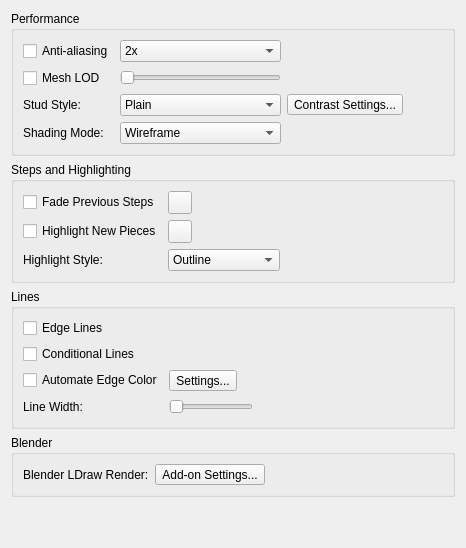
     <widget class="QWidget" name="tabRendering">
      <property name="whatsThis">
       <string>&lt;p&gt;&lt;b&gt;Rendering Preferences&lt;/b&gt;&lt;/p&gt;&lt;p&gt;Control shading, stud geometry, selection appearance, edges, and step effects. Some options are unavailable when the graphics system does not support them.&lt;/p&gt;</string>
      </property>
      <attribute name="title">
       <string>Rendering</string>
      </attribute>
      <layout class="QVBoxLayout" name="verticalLayout_8">
       <item>
        <widget class="QGroupBox" name="PerformanceGroup">
         <property name="title">
          <string>Performance</string>
         </property>
         <layout class="QGridLayout" name="PerformanceLayout">
          <item row="0" column="0">
           <widget class="QCheckBox" name="antiAliasing">
            <property name="toolTip">
             <string>Smooth jagged edges in model views; changes require restarting LeoCAD+.</string>
            </property>
            <property name="text">
             <string>Anti-aliasing</string>
            </property>
           </widget>
          </item>
          <item row="0" column="1">
           <widget class="QComboBox" name="antiAliasingSamples">
            <property name="accessibleName">
             <string>Antialiasing Samples</string>
            </property>
            <property name="toolTip">
             <string>Choose the antialiasing sample count; more samples can use more graphics resources.</string>
            </property>
            <item>
             <property name="text">
              <string>2x</string>
             </property>
            </item>
            <item>
             <property name="text">
              <string>4x</string>
             </property>
            </item>
            <item>
             <property name="text">
              <string>8x</string>
             </property>
            </item>
           </widget>
          </item>
          <item row="1" column="0">
           <widget class="QCheckBox" name="MeshLOD">
            <property name="toolTip">
             <string>Use simpler meshes for distant pieces to improve display performance.</string>
            </property>
            <property name="text">
             <string>Mesh LOD</string>
            </property>
           </widget>
          </item>
          <item row="1" column="1">
           <widget class="QSlider" name="MeshLODSlider">
            <property name="accessibleName">
             <string>Mesh Detail Distance</string>
            </property>
            <property name="toolTip">
             <string>Set the distance in LDraw units at which simpler piece meshes are used.</string>
            </property>
            <property name="sizePolicy">
             <sizepolicy hsizetype="Minimum" vsizetype="Fixed">
              <horstretch>0</horstretch>
              <verstretch>0</verstretch>
             </sizepolicy>
            </property>
            <property name="orientation">
             <enum>Qt::Orientation::Horizontal</enum>
            </property>
            <property name="tickPosition">
             <enum>QSlider::TickPosition::NoTicks</enum>
            </property>
           </widget>
          </item>
          <item row="1" column="2">
           <widget class="QLabel" name="MeshLODLabel">
            <property name="text">
             <string/>
            </property>
           </widget>
          </item>
          <item row="2" column="0">
           <widget class="QLabel" name="label_24">
            <property name="toolTip">
             <string>Choose stud geometry and the high contrast stud styles.</string>
            </property>
            <property name="buddy">
             <cstring>studStyleCombo</cstring>
            </property>
            <property name="text">
             <string>Stud Style:</string>
            </property>
           </widget>
          </item>
          <item row="2" column="1">
           <widget class="QComboBox" name="studStyleCombo">
            <property name="accessibleName">
             <string>Stud Style</string>
            </property>
            <property name="toolTip">
             <string>Choose stud geometry and the high contrast stud styles.</string>
            </property>
            <item>
             <property name="text">
              <string>Plain</string>
             </property>
            </item>
            <item>
             <property name="text">
              <string>Thin Lines Logo</string>
             </property>
            </item>
            <item>
             <property name="text">
              <string>Outline Logo</string>
             </property>
            </item>
            <item>
             <property name="text">
              <string>Sharp Top Logo</string>
             </property>
            </item>
            <item>
             <property name="text">
              <string>Rounded Top Logo</string>
             </property>
            </item>
            <item>
             <property name="text">
              <string>Flattened Logo</string>
             </property>
            </item>
            <item>
             <property name="text">
              <string>High Contrast</string>
             </property>
            </item>
            <item>
             <property name="text">
              <string>High Contrast with Logo</string>
             </property>
            </item>
           </widget>
          </item>
          <item row="2" column="2">
           <widget class="QToolButton" name="HighContrastButton">
            <property name="toolTip">
             <string>Configure colors and the light/dark threshold for high contrast stud styles.</string>
            </property>
            <property name="text">
             <string>Contrast Settings...</string>
            </property>
           </widget>
          </item>
          <item row="3" column="0">
           <widget class="QLabel" name="label_3">
            <property name="toolTip">
             <string>Choose how piece surfaces and edges are drawn in model views.</string>
            </property>
            <property name="buddy">
             <cstring>ShadingMode</cstring>
            </property>
            <property name="text">
             <string>Shading Mode:</string>
            </property>
           </widget>
          </item>
          <item row="3" column="1">
           <widget class="QComboBox" name="ShadingMode">
            <property name="accessibleName">
             <string>Shading Mode</string>
            </property>
            <property name="toolTip">
             <string>Choose how piece surfaces and edges are drawn in model views.</string>
            </property>
            <item>
             <property name="text">
              <string>Wireframe</string>
             </property>
            </item>
            <item>
             <property name="text">
              <string>Flat Shading</string>
             </property>
            </item>
            <item>
             <property name="text">
              <string>Default Lights</string>
             </property>
            </item>
           </widget>
          </item>
          <item row="0" column="3">
           <spacer name="horizontalSpacer_2">
            <property name="orientation">
             <enum>Qt::Orientation::Horizontal</enum>
            </property>
            <property name="sizeHint" stdset="0">
             <size>
              <width>40</width>
              <height>20</height>
             </size>
            </property>
           </spacer>
          </item>
         </layout>
        </widget>
       </item>
       <item>
        <widget class="QGroupBox" name="StepsGroup">
         <property name="title">
          <string>Steps and Highlighting</string>
         </property>
         <layout class="QGridLayout" name="StepsLayout">
          <item row="0" column="0">
           <widget class="QCheckBox" name="FadeSteps">
            <property name="toolTip">
             <string>Tint pieces from previous building steps with the chosen fade color.</string>
            </property>
            <property name="text">
             <string>Fade Previous Steps</string>
            </property>
           </widget>
          </item>
          <item row="0" column="1">
           <widget class="QToolButton" name="FadeStepsColor">
            <property name="accessibleName">
             <string>Previous Step Color</string>
            </property>
            <property name="toolTip">
             <string>Choose the tint used for pieces from previous steps.</string>
            </property>
            <property name="text">
             <string/>
            </property>
           </widget>
          </item>
          <item row="1" column="0">
           <widget class="QCheckBox" name="HighlightNewParts">
            <property name="toolTip">
             <string>Highlight pieces introduced in the current building step.</string>
            </property>
            <property name="text">
             <string>Highlight New Pieces</string>
            </property>
           </widget>
          </item>
          <item row="1" column="1">
           <widget class="QToolButton" name="HighlightNewPartsColor">
            <property name="accessibleName">
             <string>New Piece Highlight Color</string>
            </property>
            <property name="toolTip">
             <string>Choose the highlight color for pieces in the current step.</string>
            </property>
            <property name="text">
             <string/>
            </property>
           </widget>
          </item>
          <item row="2" column="0">
           <widget class="QLabel" name="HighlightRenderModeLabel">
            <property name="whatsThis">
             <string>&lt;p&gt;&lt;b&gt;Highlight Style&lt;/b&gt;&lt;/p&gt;&lt;p&gt;Choose how selected pieces and pieces added in the current step are highlighted in the viewport. Outline uses fading outlines in the selection, focus, or new-piece highlight color. Selected pieces also receive a faint fill over obscured portions. Tint and Edges uses tinted faces and colored edges for selection, and colored edges for new pieces.&lt;/p&gt;&lt;p&gt;New-piece highlighting requires Highlight New Pieces. Wireframe views, image exports, and systems without outline support use Tint and Edges.&lt;/p&gt;</string>
            </property>
            <property name="toolTip">
             <string>Choose how selected pieces and new pieces are highlighted in the viewport.</string>
            </property>
            <property name="text">
             <string>Highlight Style:</string>
            </property>
            <property name="buddy">
             <cstring>HighlightRenderMode</cstring>
            </property>
           </widget>
          </item>
          <item row="2" column="1">
           <widget class="QComboBox" name="HighlightRenderMode">
            <property name="accessibleName">
             <string>Highlight Style</string>
            </property>
            <property name="whatsThis">
             <string>&lt;p&gt;&lt;b&gt;Highlight Style&lt;/b&gt;&lt;/p&gt;&lt;p&gt;Choose how selected pieces and pieces added in the current step are highlighted in the viewport. Outline uses fading outlines in the selection, focus, or new-piece highlight color. Selected pieces also receive a faint fill over obscured portions. Tint and Edges uses tinted faces and colored edges for selection, and colored edges for new pieces.&lt;/p&gt;&lt;p&gt;New-piece highlighting requires Highlight New Pieces. Wireframe views, image exports, and systems without outline support use Tint and Edges.&lt;/p&gt;</string>
            </property>
            <property name="toolTip">
             <string>Choose how selected pieces and new pieces are highlighted in the viewport.</string>
            </property>
            <item>
             <property name="text">
              <string>Outline</string>
             </property>
            </item>
            <item>
             <property name="text">
              <string>Tint and Edges</string>
             </property>
            </item>
           </widget>
          </item>
          <item row="0" column="3">
           <spacer name="StepsSpacer">
            <property name="orientation">
             <enum>Qt::Orientation::Horizontal</enum>
            </property>
            <property name="sizeHint" stdset="0">
             <size>
              <width>40</width>
              <height>20</height>
             </size>
            </property>
           </spacer>
          </item>
         </layout>
        </widget>
       </item>
       <item>
        <widget class="QGroupBox" name="groupBox_8">
         <property name="title">
          <string>Lines</string>
         </property>
         <layout class="QGridLayout" name="gridLayout_5">
          <item row="3" column="2">
           <widget class="QLabel" name="LineWidthLabel">
            <property name="text">
             <string/>
            </property>
           </widget>
          </item>
          <item row="1" column="0">
           <widget class="QCheckBox" name="ConditionalLinesCheckBox">
            <property name="toolTip">
             <string>Draw conditional lines where needed to show curved piece surfaces.</string>
            </property>
            <property name="text">
             <string>Conditional Lines</string>
            </property>
           </widget>
          </item>
          <item row="3" column="3">
           <spacer name="horizontalSpacer_9">
            <property name="orientation">
             <enum>Qt::Orientation::Horizontal</enum>
            </property>
            <property name="sizeHint" stdset="0">
             <size>
              <width>40</width>
              <height>20</height>
             </size>
            </property>
           </spacer>
          </item>
          <item row="3" column="0">
           <widget class="QLabel" name="label_26">
            <property name="toolTip">
             <string>Set edge-line width within the range supported by the graphics system.</string>
            </property>
            <property name="buddy">
             <cstring>LineWidthSlider</cstring>
            </property>
            <property name="text">
             <string>Line Width:</string>
            </property>
           </widget>
          </item>
          <item row="3" column="1">
           <widget class="QSlider" name="LineWidthSlider">
            <property name="accessibleName">
             <string>Line Width</string>
            </property>
            <property name="toolTip">
             <string>Set edge-line width within the range supported by the graphics system.</string>
            </property>
            <property name="sizePolicy">
             <sizepolicy hsizetype="Minimum" vsizetype="Fixed">
              <horstretch>0</horstretch>
              <verstretch>0</verstretch>
             </sizepolicy>
            </property>
            <property name="orientation">
             <enum>Qt::Orientation::Horizontal</enum>
            </property>
            <property name="tickPosition">
             <enum>QSlider::TickPosition::NoTicks</enum>
            </property>
           </widget>
          </item>
          <item row="0" column="0">
           <widget class="QCheckBox" name="edgeLines">
            <property name="toolTip">
             <string>Draw the edge lines defined by each piece.</string>
            </property>
            <property name="text">
             <string>Edge Lines</string>
            </property>
           </widget>
          </item>
          <item row="2" column="0">
           <widget class="QCheckBox" name="AutomateEdgeColor">
            <property name="toolTip">
             <string>Calculate edge colors from piece colors instead of using their defined edge colors.</string>
            </property>
            <property name="text">
             <string>Automate Edge Color</string>
            </property>
           </widget>
          </item>
          <item row="2" column="1">
           <widget class="QToolButton" name="AutomateEdgeColorButton">
            <property name="toolTip">
             <string>Configure the contrast and saturation used for automated edge colors.</string>
            </property>
            <property name="text">
             <string>Settings...</string>
            </property>
           </widget>
          </item>
         </layout>
        </widget>
       </item>
       <item>
        <widget class="QGroupBox" name="BlenderGroup">
         <property name="title">
          <string>Blender</string>
         </property>
         <layout class="QGridLayout" name="BlenderLayout">
          <item row="0" column="0">
           <widget class="QLabel" name="label_39">
            <property name="whatsThis">
             <string>&lt;p&gt;&lt;b&gt;Blender Add-on Settings&lt;/b&gt;&lt;/p&gt;&lt;p&gt;Open the separate Blender configuration dialog. Its Apply action saves its settings independently of Preferences, and choosing an executable or importer can configure Blender immediately.&lt;/p&gt;</string>
            </property>
            <property name="toolTip">
             <string>Configure Blender and its LDraw import and render add-ons.</string>
            </property>
            <property name="buddy">
             <cstring>BlenderAddonSettingsButton</cstring>
            </property>
            <property name="text">
             <string>Blender LDraw Render:</string>
            </property>
           </widget>
          </item>
          <item row="0" column="1">
           <widget class="QToolButton" name="BlenderAddonSettingsButton">
            <property name="accessibleName">
             <string>Blender LDraw Render</string>
            </property>
            <property name="whatsThis">
             <string>&lt;p&gt;&lt;b&gt;Blender Add-on Settings&lt;/b&gt;&lt;/p&gt;&lt;p&gt;Open the separate Blender configuration dialog. Its Apply action saves its settings independently of Preferences, and choosing an executable or importer can configure Blender immediately.&lt;/p&gt;</string>
            </property>
            <property name="toolTip">
             <string>Configure Blender and its LDraw import and render add-ons.</string>
            </property>
            <property name="text">
             <string>Add-on Settings...</string>
            </property>
           </widget>
          </item>
          <item row="0" column="3">
           <spacer name="BlenderSpacer">
            <property name="orientation">
             <enum>Qt::Orientation::Horizontal</enum>
            </property>
            <property name="sizeHint" stdset="0">
             <size>
              <width>40</width>
              <height>20</height>
             </size>
            </property>
           </spacer>
          </item>
         </layout>
        </widget>
       </item>
       <item>
        <spacer name="verticalSpacer">
         <property name="orientation">
          <enum>Qt::Orientation::Vertical</enum>
         </property>
         <property name="sizeHint" stdset="0">
          <size>
           <width>20</width>
           <height>40</height>
          </size>
         </property>
        </spacer>
       </item>
      </layout>
     </widget>
